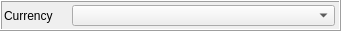
       <widget class="QFrame" name="etfMetaCurrFrame">
        <property name="geometry">
         <rect>
          <x>330</x>
          <y>430</y>
          <width>341</width>
          <height>31</height>
         </rect>
        </property>
        <property name="styleSheet">
         <string notr="true">border-color: rgb(0, 0, 0);</string>
        </property>
        <property name="frameShape">
         <enum>QFrame::Box</enum>
        </property>
        <property name="frameShadow">
         <enum>QFrame::Raised</enum>
        </property>
        <widget class="QWidget" name="gridLayoutWidget_14">
         <property name="geometry">
          <rect>
           <x>-1</x>
           <y>0</y>
           <width>341</width>
           <height>31</height>
          </rect>
         </property>
         <layout class="QGridLayout" name="etfMetaCurrGrid" columnstretch="1,5">
          <property name="leftMargin">
           <number>5</number>
          </property>
          <property name="topMargin">
           <number>5</number>
          </property>
          <property name="rightMargin">
           <number>5</number>
          </property>
          <property name="bottomMargin">
           <number>5</number>
          </property>
          <property name="spacing">
           <number>15</number>
          </property>
          <item row="0" column="1">
           <widget class="QComboBox" name="etfMetaCurrCombo"/>
          </item>
          <item row="0" column="0">
           <widget class="QLabel" name="label_59">
            <property name="text">
             <string>Currency</string>
            </property>
           </widget>
          </item>
         </layout>
        </widget>
       </widget>
